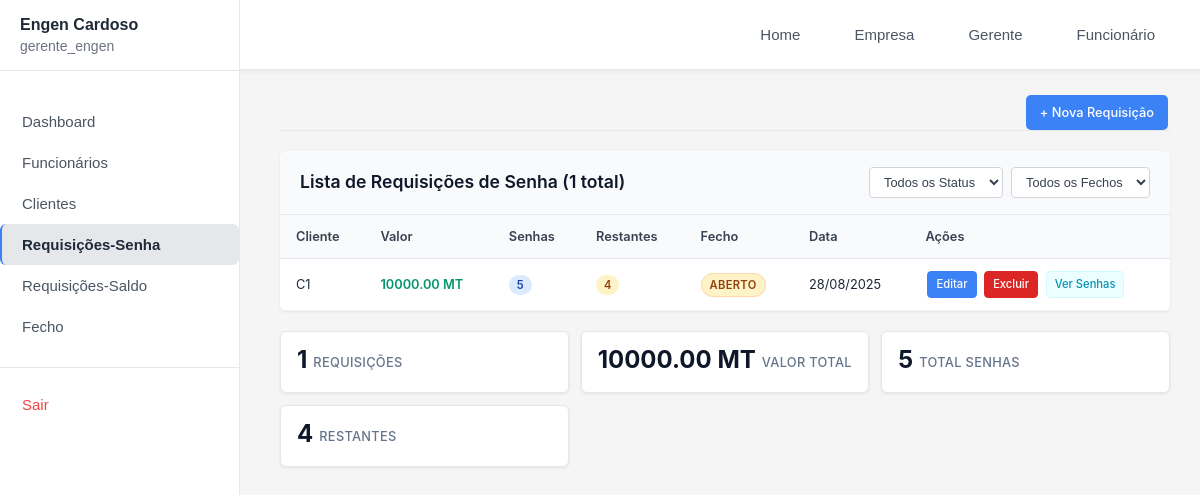
The page /gerente/requisicoes/ (signed in) on the database as committed earlier.
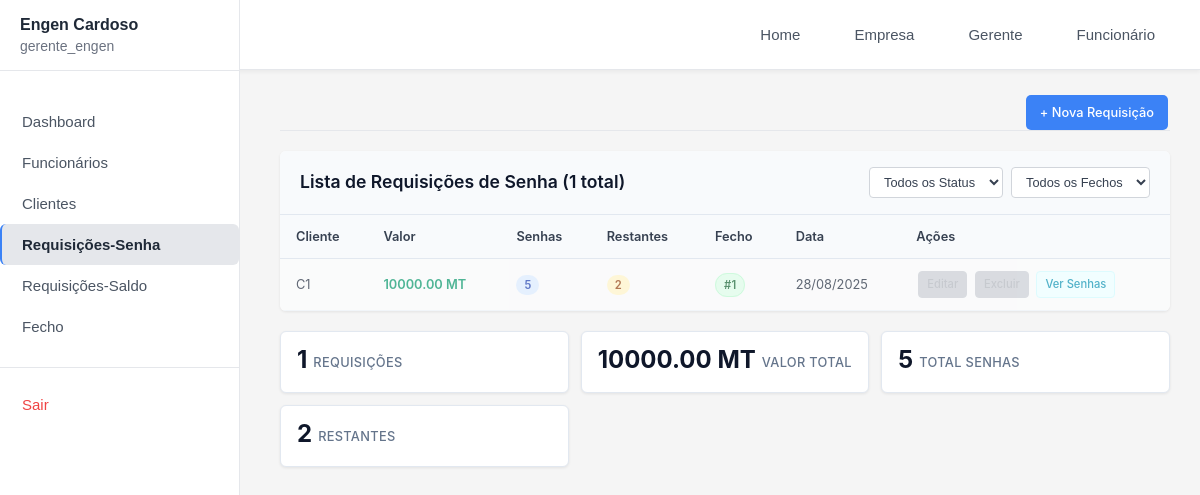
The same page on the database as committed later.
### gerente/models.py (models this page shows, shortened)
class RequisicaoSenhas(models.Model):
    empresa = models.ForeignKey(Empresa, on_delete=models.CASCADE, related_name='requisicoes_senhas', null=True, blank=True)
    cliente = models.ForeignKey(Cliente, on_delete=models.CASCADE, related_name='requisicoes')
    valor = models.DecimalField(max_digits=10, decimal_places=2, validators=[MinValueValidator(0)])
    senhas = models.PositiveIntegerField(validators=[MinValueValidator(1)])
    funcionario_responsavel = models.ForeignKey(Funcionario, on_delete=models.SET_NULL, null=True, blank=True)
    data_criacao = models.DateTimeField(auto_now_add=True)
    data_conclusao = models.DateTimeField(null=True, blank=True)
    ativa = models.BooleanField(default=True)
    fecho = models.ForeignKey(Fecho, on_delete=models.SET_NULL, null=True, blank=True, related_name='requisicoes_senhas')
    FORMA_PAGAMENTO_CHOICES = [
        ('transferencia', 'Transferência Bancária'),
        ('cash', 'Dinheiro (Cash)'),
        ('pos', 'POS (Cartão)'),
    ]
    forma_pagamento = models.CharField(
        max_length=20,
        choices=FORMA_PAGAMENTO_CHOICES,
        verbose_name="Forma de Pagamento",
        default='cash'
    )
    banco = models.CharField(max_length=100, null=True, blank=True, verbose_name="Nome do Banco")
    banco = models.CharField(max_length=100, null=True, blank=True, verbose_name="Nome do Banco")
    @property
    def senhas_usadas(self):
       return self.lista_senhas.filter(usada=True).count()
    @property
    def senhas_restantes(self):
       return self.senhas - self.senhas_usadas

class Cliente(models.Model):
   empresa = models.ForeignKey(Empresa, on_delete=models.CASCADE, related_name='clientes', null=True, blank=True)
   nome = models.CharField(max_length=100)
   email = models.EmailField(blank=True, null=True)
   contacto = models.CharField(max_length=20, blank=True, null=True)
   endereco = models.TextField(blank=True, null=True)
   data_criacao = models.DateTimeField(auto_now_add=True)

class Fecho(models.Model):
    empresa = models.ForeignKey(Empresa, on_delete=models.CASCADE, related_name='fechos', null=True, blank=True)
    data = models.DateTimeField(default=timezone.now)
    class Meta:
        verbose_name = "Fecho"
        verbose_name_plural = "Fechos"
        ordering = ['-data']

### gerente/views.py (the view, shortened to what this page needs)
# urls.py: path('requisicoes/', views.requisicoes, name='requisicoes'),
@login_required(login_url='/gerente/login')
@user_passes_test(is_gerente, login_url='/login')
def requisicoes(request):
    empresa = get_empresa_usuario(request.user)
    if not empresa:
        messages.error(request, 'Empresa não encontrada.')
        return redirect('login')
    requisicoes = (
        RequisicaoSenhas.objects.filter(empresa=empresa, ativa=True)
        .select_related('cliente', 'fecho')  # ADICIONADO select_related para 'fecho'
        .prefetch_related('lista_senhas')
        .order_by('-data_criacao')
    )
    status_filter = request.GET.get('status', '')
    fecho_filter = request.GET.get('fecho', '')  # NOVO FILTRO
    search = request.GET.get('search', '')
    if search:
        requisicoes = requisicoes.filter(
            Q(cliente__nome__icontains=search) |
            Q(id__icontains=search)
        )
    if fecho_filter == 'fechado':
        requisicoes = requisicoes.filter(fecho__isnull=False)
    elif fecho_filter == 'aberto':
        requisicoes = requisicoes.filter(fecho__isnull=True)
    total_valor = sum(r.valor for r in requisicoes)
    total_senhas = sum(r.senhas for r in requisicoes)
    senhas_restantes_total = sum(r.senhas_restantes for r in requisicoes)
    context = {
        'requisicoes': requisicoes,
        'search': search,
        'status_filter': status_filter,
        'fecho_filter': fecho_filter,  # NOVO CONTEXTO
        'total_valor': total_valor,
        'total_senhas': total_senhas,
        'senhas_restantes_total': senhas_restantes_total,
    }
    return render(request, 'gerente/requisicoes.html', context)

### gerente/context_processors.py (called while the page is built)
def empresa_context(request):
    if request.user.is_authenticated:
        try:
            if hasattr(request.user, 'empresa_gerenciada'):
                return {'empresa_atual': request.user.empresa_gerenciada}
            elif hasattr(request.user, 'funcionario'):
                return {'empresa_atual': request.user.funcionario.empresa}
        except:
            pass
    return {'empresa_atual': None}

### gerente/views.py (called while the page is built)
def is_gerente(user):
  return user.groups.filter(name='Gerente').exists()

def get_empresa_usuario(user):
   try:
       if hasattr(user, 'empresa_gerenciada'):
           return user.empresa_gerenciada
       elif hasattr(user, 'funcionario'):
           return user.funcionario.empresa
   except:
       pass
   return None

### templates/gerente/requisicoes.html (shortened to what the changed rows need)
{% extends 'gerente/base.html' %}
{% block content %}
<div class="adicionar-content">
    <div class="table-container">
        <div class="table-wrapper">
            {% if requisicoes %}
            <table>
                <thead>
                    <tr>
                        <th>Cliente</th>
                        <th>Valor</th>
                        <th>Senhas</th>
                        <th>Restantes</th>
                        <th>Fecho</th>
                        <th>Data</th>
                        <th>Ações</th>
                    </tr>
                </thead>
                <tbody>
                    {% for requisicao in requisicoes %}
                    <tr
                        class="{% if requisicao.fecho %}row-fechado{% endif %}"
                        data-status="{% if requisicao.senhas_restantes == 0 %}completo{% elif requisicao.senhas_restantes <= 5 %}baixo{% elif requisicao.senhas_restantes <= 15 %}medio{% else %}alto{% endif %}"
                        data-fecho="{% if requisicao.fecho %}fechado{% else %}aberto{% endif %}">
                        <td class="truncate">{{ requisicao.cliente.nome }}</td>
                        <td class="valor-cell">{{ requisicao.valor }} MT</td>
                        <td>
                            <span class="senhas-badge">{{ requisicao.senhas }}</span>
                        </td>
                        <td>
                            <span
                                class="senhas-restante {% if requisicao.senhas_restantes == 0 %}completo{% elif requisicao.senhas_restantes <= 5 %}baixo{% elif requisicao.senhas_restantes <= 15 %}medio{% else %}alto{% endif %}">
                                {{ requisicao.senhas_restantes }}
                            </span>
                        </td>
                        <td>
                            {% if requisicao.fecho %}
                                <span class="fecho-badge fecho-fechado" title="Fechado em {{ requisicao.fecho.data|date:'d/m/Y H:i' }}">
                                    #{{ requisicao.fecho.id }}
                                </span>
                            {% else %}
                                <span class="fecho-badge fecho-aberto">
                                    Aberto
                                </span>
                            {% endif %}
                        </td>
                        <td>{{ requisicao.data_criacao|date:"d/m/Y" }}</td>
                        <td class="actions-cell">
                            {% if requisicao.fecho %}
                                <span class="btn-action btn-disabled" title="Não é possível editar requisições fechadas">Editar</span>
                                <span class="btn-action btn-disabled" title="Não é possível excluir requisições fechadas">Excluir</span>
                                <a href="{% url 'ver_senhas' requisicao.id %}" class="btn-action btn-view">Ver Senhas</a>
                            {% else %}
                                <a href="{% url 'editar_requisicao' requisicao.id %}" class="btn-action btn-edit">Editar</a>
                                <a href="{% url 'deletar_requisicao' requisicao.id %}" class="btn-action btn-delete"
                                    onclick="return confirm('Tem certeza que deseja excluir esta requisição?')">Excluir</a>
                                <a href="{% url 'ver_senhas' requisicao.id %}" class="btn-action btn-view">Ver Senhas</a>
                            {% endif %}
                        </td>
                    </tr>
                    {% endfor %}
                </tbody>
            </table>
            {% endif %}
        </div>
    </div>
    {% if requisicoes %}
    <div class="stats-container">
        <div class="stats-grid">
            <div class="stat-item">
                <span class="stat-number">{{ requisicoes.count }}</span>
                <span class="stat-label">Requisições</span>
            </div>
            <div class="stat-item">
                <span class="stat-number">{{ total_valor|default:0 }} MT</span>
                <span class="stat-label">Valor Total</span>
            </div>
            <div class="stat-item">
                <span class="stat-number">{{ total_senhas|default:0 }}</span>
                <span class="stat-label">Total Senhas</span>
            </div>
            <div class="stat-item">
                <span class="stat-number">{{ senhas_restantes_total|default:0 }}</span>
                <span class="stat-label">Restantes</span>
            </div>
        </div>
    </div>
    {% endif %}
</div>
{% endblock %}

Rows that differ between the two databases and show on the page:
changed RequisicaoSenhas: senhas_restantes "4" → "2"; fecho.id (not shown) → "1"; fecho_id "ABERTO Editar Excluir" → "#"
Other text that changed with them:
{{ senhas_restantes_total|default:0 }}: "4" → "2"
